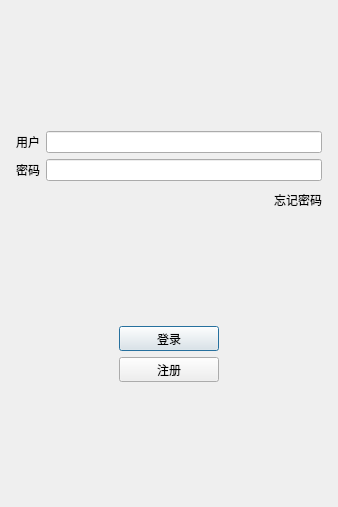
<?xml version="1.0" encoding="UTF-8"?>
<ui version="4.0">
 <class>LoginDialog</class>
 <widget class="QDialog" name="LoginDialog">
  <property name="geometry">
   <rect>
    <x>0</x>
    <y>0</y>
    <width>338</width>
    <height>507</height>
   </rect>
  </property>
  <property name="windowTitle">
   <string>Dialog</string>
  </property>
  <layout class="QVBoxLayout" name="verticalLayout_2">
   <item>
    <layout class="QVBoxLayout" name="verticalLayout">
     <property name="leftMargin">
      <number>5</number>
     </property>
     <property name="topMargin">
      <number>5</number>
     </property>
     <property name="rightMargin">
      <number>5</number>
     </property>
     <property name="bottomMargin">
      <number>5</number>
     </property>
     <item>
      <widget class="QWidget" name="widget" native="true">
       <layout class="QGridLayout" name="gridLayout">
        <item row="2" column="0">
         <spacer name="verticalSpacer">
          <property name="orientation">
           <enum>Qt::Orientation::Vertical</enum>
          </property>
          <property name="sizeHint" stdset="0">
           <size>
            <width>20</width>
            <height>40</height>
           </size>
          </property>
         </spacer>
        </item>
        <item row="1" column="0">
         <widget class="QLabel" name="label">
          <property name="text">
           <string/>
          </property>
          <property name="pixmap">
           <pixmap resource="res.qrc">:/res/ice.png</pixmap>
          </property>
          <property name="alignment">
           <set>Qt::AlignmentFlag::AlignCenter</set>
          </property>
         </widget>
        </item>
        <item row="0" column="0">
         <widget class="QLabel" name="err_tip">
          <property name="text">
           <string/>
          </property>
          <property name="alignment">
           <set>Qt::AlignmentFlag::AlignCenter</set>
          </property>
         </widget>
        </item>
       </layout>
      </widget>
     </item>
     <item>
      <layout class="QHBoxLayout" name="horizontalLayout">
       <item>
        <widget class="QLabel" name="user_label">
         <property name="text">
          <string>用户</string>
         </property>
        </widget>
       </item>
       <item>
        <widget class="QLineEdit" name="user_edit"/>
       </item>
      </layout>
     </item>
     <item>
      <layout class="QHBoxLayout" name="horizontalLayout_2">
       <item>
        <widget class="QLabel" name="pass_label">
         <property name="text">
          <string>密码</string>
         </property>
        </widget>
       </item>
       <item>
        <widget class="QLineEdit" name="pass_edit"/>
       </item>
      </layout>
     </item>
     <item>
      <layout class="QHBoxLayout" name="horizontalLayout_3">
       <item>
        <spacer name="horizontalSpacer">
         <property name="orientation">
          <enum>Qt::Orientation::Horizontal</enum>
         </property>
         <property name="sizeHint" stdset="0">
          <size>
           <width>40</width>
           <height>20</height>
          </size>
         </property>
        </spacer>
       </item>
       <item>
        <widget class="ClickedLabel" name="forget_label">
         <property name="minimumSize">
          <size>
           <width>0</width>
           <height>25</height>
          </size>
         </property>
         <property name="maximumSize">
          <size>
           <width>16777215</width>
           <height>25</height>
          </size>
         </property>
         <property name="text">
          <string>忘记密码</string>
         </property>
        </widget>
       </item>
      </layout>
     </item>
     <item>
      <spacer name="verticalSpacer_2">
       <property name="orientation">
        <enum>Qt::Orientation::Vertical</enum>
       </property>
       <property name="sizeHint" stdset="0">
        <size>
         <width>20</width>
         <height>40</height>
        </size>
       </property>
      </spacer>
     </item>
     <item>
      <layout class="QHBoxLayout" name="horizontalLayout_4">
       <item>
        <spacer name="horizontalSpacer_2">
         <property name="orientation">
          <enum>Qt::Orientation::Horizontal</enum>
         </property>
         <property name="sizeHint" stdset="0">
          <size>
           <width>40</width>
           <height>20</height>
          </size>
         </property>
        </spacer>
       </item>
       <item>
        <widget class="QPushButton" name="login_btn">
         <property name="minimumSize">
          <size>
           <width>100</width>
           <height>25</height>
          </size>
         </property>
         <property name="maximumSize">
          <size>
           <width>100</width>
           <height>25</height>
          </size>
         </property>
         <property name="text">
          <string>登录</string>
         </property>
        </widget>
       </item>
       <item>
        <spacer name="horizontalSpacer_3">
         <property name="orientation">
          <enum>Qt::Orientation::Horizontal</enum>
         </property>
         <property name="sizeHint" stdset="0">
          <size>
           <width>40</width>
           <height>20</height>
          </size>
         </property>
        </spacer>
       </item>
      </layout>
     </item>
     <item>
      <layout class="QHBoxLayout" name="horizontalLayout_5">
       <item>
        <spacer name="horizontalSpacer_4">
         <property name="orientation">
          <enum>Qt::Orientation::Horizontal</enum>
         </property>
         <property name="sizeHint" stdset="0">
          <size>
           <width>40</width>
           <height>20</height>
          </size>
         </property>
        </spacer>
       </item>
       <item>
        <widget class="QPushButton" name="reg_btn">
         <property name="minimumSize">
          <size>
           <width>100</width>
           <height>25</height>
          </size>
         </property>
         <property name="maximumSize">
          <size>
           <width>100</width>
           <height>25</height>
          </size>
         </property>
         <property name="text">
          <string>注册</string>
         </property>
        </widget>
       </item>
       <item>
        <spacer name="horizontalSpacer_5">
         <property name="orientation">
          <enum>Qt::Orientation::Horizontal</enum>
         </property>
         <property name="sizeHint" stdset="0">
          <size>
           <width>40</width>
           <height>20</height>
          </size>
         </property>
        </spacer>
       </item>
      </layout>
     </item>
     <item>
      <spacer name="verticalSpacer_3">
       <property name="orientation">
        <enum>Qt::Orientation::Vertical</enum>
       </property>
       <property name="sizeHint" stdset="0">
        <size>
         <width>20</width>
         <height>40</height>
        </size>
       </property>
      </spacer>
     </item>
    </layout>
   </item>
  </layout>
 </widget>
 <customwidgets>
  <customwidget>
   <class>ClickedLabel</class>
   <extends>QLabel</extends>
   <header>clickedlabel.h</header>
  </customwidget>
 </customwidgets>
 <resources>
  <include location="res.qrc"/>
 </resources>
 <connections/>
</ui>
